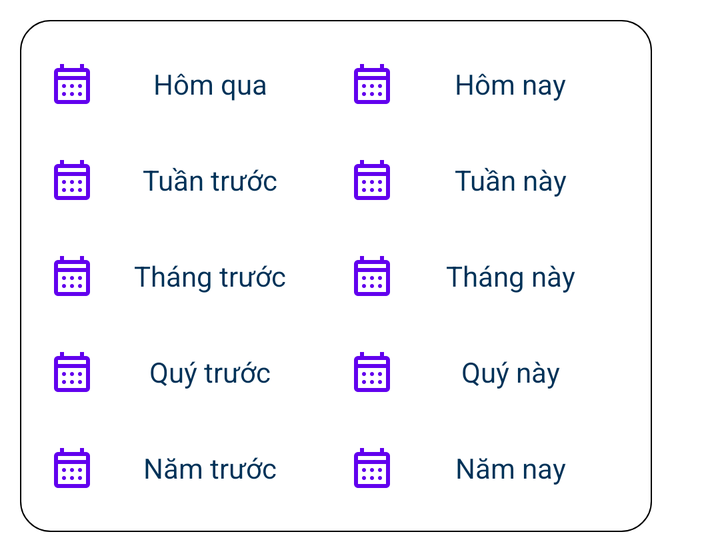
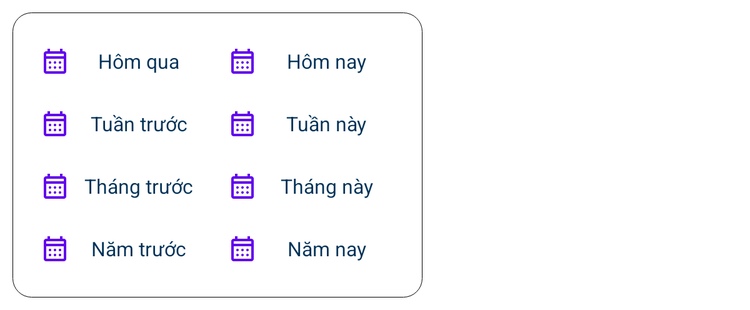

Compare how this app lays out the same screen by default and in its alternative resource folder. The renders come first, then the two layout files and the values they reference.
<!-- AndroidManifest.xml: fallback theme Theme.MaterialComponents.DayNight.NoActionBar -->
<!-- res/layout/inclay_base_picker_ngaytuanthang.xml -->
<?xml version="1.0" encoding="utf-8"?>
<LinearLayout xmlns:android="http://schemas.android.com/apk/res/android"
    xmlns:app="http://schemas.android.com/apk/res-auto"
    android:layout_width="wrap_content"
    android:layout_height="wrap_content"
    android:background="@drawable/bg_popup_menu2"
    android:orientation="vertical"
    android:padding="@dimen/Com_TribblePadding">

    <LinearLayout
        android:layout_width="match_parent"
        android:layout_height="wrap_content"
        android:orientation="horizontal">

        <com.google.android.material.textview.MaterialTextView
            android:id="@+id/Picker_MaterialTextView_HomQua"
            style="@style/TitleTextViewLight"
            android:layout_width="0dp"
            android:layout_height="match_parent"
            android:layout_weight="1"
            android:drawableStart="@drawable/ic_calendar_month"
            android:foreground="?attr/selectableItemBackground"
            android:gravity="center"
            android:maxLines="1"
            android:minWidth="150dp"
            android:minHeight="@dimen/Com_TouchMinHeight"
            android:stateListAnimator="@animator/lift_on_touch"
            android:text="@string/Com_Caption_HomTruoc"
            app:rippleColor="@color/MyRipColor" />

        <com.google.android.material.textview.MaterialTextView
            android:id="@+id/Picker_MaterialTextView_HomNay"
            style="@style/TitleTextViewLight"
            android:layout_width="0dp"
            android:layout_height="match_parent"
            android:layout_weight="1"
            android:drawableStart="@drawable/ic_calendar_month"
            android:foreground="?attr/selectableItemBackground"
            android:gravity="center"
            android:maxLines="1"
            android:minWidth="150dp"
            android:minHeight="@dimen/Com_TouchMinHeight"
            android:stateListAnimator="@animator/lift_on_touch"
            android:text="@string/Com_Caption_HomNay"
            app:rippleColor="@color/MyRipColor" />

    </LinearLayout>

    <LinearLayout
        android:layout_width="match_parent"
        android:layout_height="wrap_content"
        android:orientation="horizontal">

        <com.google.android.material.textview.MaterialTextView
            android:id="@+id/Picker_MaterialTextView_TuanTruoc"
            style="@style/TitleTextViewLight"
            android:layout_width="0dp"
            android:layout_height="match_parent"
            android:layout_weight="1"
            android:drawableStart="@drawable/ic_calendar_month"
            android:foreground="?attr/selectableItemBackground"
            android:gravity="center"
            android:maxLines="1"
            android:minWidth="150dp"
            android:minHeight="@dimen/Com_TouchMinHeight"
            android:stateListAnimator="@animator/lift_on_touch"
            android:text="@string/Com_Caption_TuanTruoc"
            app:rippleColor="@color/MyRipColor" />

        <com.google.android.material.textview.MaterialTextView
            android:id="@+id/Picker_MaterialTextView_TuanNay"
            style="@style/TitleTextViewLight"
            android:layout_width="0dp"
            android:layout_height="match_parent"
            android:layout_weight="1"
            android:drawableStart="@drawable/ic_calendar_month"
            android:foreground="?attr/selectableItemBackground"
            android:gravity="center"
            android:maxLines="1"
            android:minWidth="150dp"
            android:minHeight="@dimen/Com_TouchMinHeight"
            android:stateListAnimator="@animator/lift_on_touch"
            android:text="@string/Com_Caption_TuanNay"
            app:rippleColor="@color/MyRipColor" />

    </LinearLayout>

    <LinearLayout
        android:layout_width="match_parent"
        android:layout_height="wrap_content"
        android:orientation="horizontal">

        <com.google.android.material.textview.MaterialTextView
            android:id="@+id/Picker_MaterialTextView_ThangTruoc"
            style="@style/TitleTextViewLight"
            android:layout_width="0dp"
            android:layout_height="match_parent"
            android:layout_weight="1"
            android:drawableStart="@drawable/ic_calendar_month"
            android:foreground="?attr/selectableItemBackground"
            android:gravity="center"
            android:maxLines="1"
            android:minWidth="150dp"
            android:minHeight="@dimen/Com_TouchMinHeight"
            android:stateListAnimator="@animator/lift_on_touch"
            android:text="@string/Com_Caption_ThangTruoc"
            app:rippleColor="@color/MyRipColor" />

        <com.google.android.material.textview.MaterialTextView
            android:id="@+id/Picker_MaterialTextView_ThangNay"
            style="@style/TitleTextViewLight"
            android:layout_width="0dp"
            android:layout_height="match_parent"
            android:layout_weight="1"
            android:drawableStart="@drawable/ic_calendar_month"
            android:foreground="?attr/selectableItemBackground"
            android:gravity="center"
            android:maxLines="1"
            android:minWidth="150dp"
            android:minHeight="@dimen/Com_TouchMinHeight"
            android:stateListAnimator="@animator/lift_on_touch"
            android:text="@string/Com_Caption_ThangNay"
            app:rippleColor="@color/MyRipColor" />

    </LinearLayout>

    <LinearLayout
        android:layout_width="match_parent"
        android:layout_height="wrap_content"
        android:orientation="horizontal">

        <com.google.android.material.textview.MaterialTextView
            android:id="@+id/Picker_MaterialTextView_QuyTruoc"
            style="@style/TitleTextViewLight"
            android:layout_width="0dp"
            android:layout_height="match_parent"
            android:layout_weight="1"
            android:drawableStart="@drawable/ic_calendar_month"
            android:foreground="?attr/selectableItemBackground"
            android:gravity="center"
            android:maxLines="1"
            android:minWidth="150dp"
            android:minHeight="@dimen/Com_TouchMinHeight"
            android:stateListAnimator="@animator/lift_on_touch"
            android:text="@string/Com_Caption_QuyTruoc"
            app:rippleColor="@color/MyRipColor" />

        <com.google.android.material.textview.MaterialTextView
            android:id="@+id/Picker_MaterialTextView_QuyNay"
            style="@style/TitleTextViewLight"
            android:layout_width="0dp"
            android:layout_height="match_parent"
            android:layout_weight="1"
            android:drawableStart="@drawable/ic_calendar_month"
            android:foreground="?attr/selectableItemBackground"
            android:gravity="center"
            android:maxLines="1"
            android:minWidth="150dp"
            android:minHeight="@dimen/Com_TouchMinHeight"
            android:stateListAnimator="@animator/lift_on_touch"
            android:text="@string/Com_Caption_QuyNay"
            app:rippleColor="@color/MyRipColor" />

    </LinearLayout>

    <LinearLayout
        android:layout_width="match_parent"
        android:layout_height="wrap_content"
        android:orientation="horizontal">

        <com.google.android.material.textview.MaterialTextView
            android:id="@+id/Picker_MaterialTextView_NamTruoc"
            style="@style/TitleTextViewLight"
            android:layout_width="0dp"
            android:layout_height="match_parent"
            android:layout_weight="1"
            android:drawableStart="@drawable/ic_calendar_month"
            android:foreground="?attr/selectableItemBackground"
            android:gravity="center"
            android:maxLines="1"
            android:minWidth="150dp"
            android:minHeight="@dimen/Com_TouchMinHeight"
            android:stateListAnimator="@animator/lift_on_touch"
            android:text="@string/Com_Caption_NamTruoc"
            app:rippleColor="@color/MyRipColor" />

        <com.google.android.material.textview.MaterialTextView
            android:id="@+id/Picker_MaterialTextView_NamNay"
            style="@style/TitleTextViewLight"
            android:layout_width="0dp"
            android:layout_height="match_parent"
            android:layout_weight="1"
            android:drawableStart="@drawable/ic_calendar_month"
            android:foreground="?attr/selectableItemBackground"
            android:gravity="center"
            android:maxLines="1"
            android:minWidth="150dp"
            android:minHeight="@dimen/Com_TouchMinHeight"
            android:stateListAnimator="@animator/lift_on_touch"
            android:text="@string/Com_Caption_NamNay"
            app:rippleColor="@color/MyRipColor" />

    </LinearLayout>

</LinearLayout>
<!-- resources referenced by this layout -->
<resources>
  <color name="MyRipColor">#330027FA</color>
  <dimen name="Com_TouchMinHeight">48dp</dimen>
  <dimen name="Com_TribblePadding">18dp</dimen>
  <!-- drawable bg_popup_menu2 (drawable) -->
  <inset
      xmlns:android="http://schemas.android.com/apk/res/android"
          android:insetLeft="10dp"
          android:insetRight="10dp"
          android:insetTop="10dp"
          android:insetBottom="10dp"
      >
      <shape android:shape="rectangle">
          <solid android:color="?attr/colorOnPrimary" />
          <corners android:radius="15dp" />
          <stroke android:width="0.5dp"
              android:color="?attr/colorOnPrimaryFixed"/>
          <padding
              android:top="5dp"
              android:left="5dp"
              android:right="5dp"
              android:bottom="5dp" />
      </shape>
  </inset>
  <!-- drawable ic_calendar_month (drawable) -->
  <vector xmlns:android="http://schemas.android.com/apk/res/android"
      android:height="24dp"
      android:viewportHeight="960" android:viewportWidth="960" android:width="24dp">
        
      <path android:fillColor="?attr/colorPrimary" android:pathData="M200,880Q167,880 143.5,856.5Q120,833 120,800L120,240Q120,207 143.5,183.5Q167,160 200,160L240,160L240,80L320,80L320,160L640,160L640,80L720,80L720,160L760,160Q793,160 816.5,183.5Q840,207 840,240L840,800Q840,833 816.5,856.5Q793,880 760,880L200,880ZM200,800L760,800Q760,800 760,800Q760,800 760,800L760,400L200,400L200,800Q200,800 200,800Q200,800 200,800ZM200,320L760,320L760,240Q760,240 760,240Q760,240 760,240L200,240Q200,240 200,240Q200,240 200,240L200,320ZM200,320L200,240Q200,240 200,240Q200,240 200,240L200,240Q200,240 200,240Q200,240 200,240L200,320ZM480,560Q463,560 451.5,548.5Q440,537 440,520Q440,503 451.5,491.5Q463,480 480,480Q497,480 508.5,491.5Q520,503 520,520Q520,537 508.5,548.5Q497,560 480,560ZM291.5,548.5Q280,537 280,520Q280,503 291.5,491.5Q303,480 320,480Q337,480 348.5,491.5Q360,503 360,520Q360,537 348.5,548.5Q337,560 320,560Q303,560 291.5,548.5ZM640,560Q623,560 611.5,548.5Q600,537 600,520Q600,503 611.5,491.5Q623,480 640,480Q657,480 668.5,491.5Q680,503 680,520Q680,537 668.5,548.5Q657,560 640,560ZM480,720Q463,720 451.5,708.5Q440,697 440,680Q440,663 451.5,651.5Q463,640 480,640Q497,640 508.5,651.5Q520,663 520,680Q520,697 508.5,708.5Q497,720 480,720ZM291.5,708.5Q280,697 280,680Q280,663 291.5,651.5Q303,640 320,640Q337,640 348.5,651.5Q360,663 360,680Q360,697 348.5,708.5Q337,720 320,720Q303,720 291.5,708.5ZM640,720Q623,720 611.5,708.5Q600,697 600,680Q600,663 611.5,651.5Q623,640 640,640Q657,640 668.5,651.5Q680,663 680,680Q680,697 668.5,708.5Q657,720 640,720Z"/>
      
  </vector>
  <string name="Com_Caption_HomNay">Hôm nay</string>
  <string name="Com_Caption_HomTruoc">Hôm qua</string>
  <string name="Com_Caption_NamNay">Năm nay</string>
  <string name="Com_Caption_NamTruoc">Năm trước</string>
  <string name="Com_Caption_QuyNay">Quý này</string>
  <string name="Com_Caption_QuyTruoc">Quý trước</string>
  <string name="Com_Caption_ThangNay">Tháng này</string>
  <string name="Com_Caption_ThangTruoc">Tháng trước</string>
  <string name="Com_Caption_TuanNay">Tuần này</string>
  <string name="Com_Caption_TuanTruoc">Tuần trước</string>
  <style name="TitleTextViewLight" parent="TextAppearance.AppCompat">
          <item name="android:paddingStart">@dimen/Com_Padding</item>
          <item name="android:paddingEnd">@dimen/Com_Padding</item>
          <item name="android:textSize">@dimen/Com_HeaderFontSize</item>
          <item name="android:textColor">@color/md_theme_primary</item>
          
          
          
          
      </style>
  <dimen name="Com_Padding">6dp</dimen>
  <dimen name="Com_HeaderFontSize">14sp</dimen>
  <color name="md_theme_primary">#003258</color>
</resources>
<!-- res/layout-sw600dp/inclay_base_picker_ngaytuanthang.xml (the repository's variant of the layout above) -->
<!-- drawn on a 7-inch tablet held upright -->
<?xml version="1.0" encoding="utf-8"?>
<LinearLayout xmlns:android="http://schemas.android.com/apk/res/android"
    xmlns:app="http://schemas.android.com/apk/res-auto"
    android:layout_width="wrap_content"
    android:layout_height="wrap_content"
    android:background="@drawable/bg_popup_menu2"
    android:orientation="vertical"
    android:padding="@dimen/Com_TribblePadding">

    <LinearLayout
        android:layout_width="match_parent"
        android:layout_height="wrap_content"
        android:orientation="horizontal">

        <com.google.android.material.textview.MaterialTextView
            android:id="@+id/Picker_MaterialTextView_HomQua"
            style="@style/TitleTextViewLight"
            android:layout_width="0dp"
            android:layout_height="match_parent"
            android:layout_weight="1"
            android:drawableStart="@drawable/ic_calendar_month"
            android:foreground="?attr/selectableItemBackground"
            android:gravity="center"
            android:maxLines="1"
            android:minWidth="150dp"
            android:minHeight="@dimen/Com_TouchMinHeight"
            android:stateListAnimator="@animator/lift_on_touch"
            android:text="@string/Com_Caption_HomTruoc"
            app:rippleColor="@color/MyRipColor" />

        <com.google.android.material.textview.MaterialTextView
            android:id="@+id/Picker_MaterialTextView_HomNay"
            style="@style/TitleTextViewLight"
            android:layout_width="0dp"
            android:layout_height="match_parent"
            android:layout_weight="1"
            android:drawableStart="@drawable/ic_calendar_month"
            android:foreground="?attr/selectableItemBackground"
            android:gravity="center"
            android:maxLines="1"
            android:minWidth="150dp"
            android:minHeight="@dimen/Com_TouchMinHeight"
            android:stateListAnimator="@animator/lift_on_touch"
            android:text="@string/Com_Caption_HomNay"
            app:rippleColor="@color/MyRipColor" />

    </LinearLayout>

    <LinearLayout
        android:layout_width="match_parent"
        android:layout_height="wrap_content"
        android:orientation="horizontal">

        <com.google.android.material.textview.MaterialTextView
            android:id="@+id/Picker_MaterialTextView_TuanTruoc"
            style="@style/TitleTextViewLight"
            android:layout_width="0dp"
            android:layout_height="match_parent"
            android:layout_weight="1"
            android:drawableStart="@drawable/ic_calendar_month"
            android:foreground="?attr/selectableItemBackground"
            android:gravity="center"
            android:maxLines="1"
            android:minWidth="150dp"
            android:minHeight="@dimen/Com_TouchMinHeight"
            android:stateListAnimator="@animator/lift_on_touch"
            android:text="@string/Com_Caption_TuanTruoc"
            app:rippleColor="@color/MyRipColor" />

        <com.google.android.material.textview.MaterialTextView
            android:id="@+id/Picker_MaterialTextView_TuanNay"
            style="@style/TitleTextViewLight"
            android:layout_width="0dp"
            android:layout_height="match_parent"
            android:layout_weight="1"
            android:drawableStart="@drawable/ic_calendar_month"
            android:foreground="?attr/selectableItemBackground"
            android:gravity="center"
            android:maxLines="1"
            android:minWidth="150dp"
            android:minHeight="@dimen/Com_TouchMinHeight"
            android:stateListAnimator="@animator/lift_on_touch"
            android:text="@string/Com_Caption_TuanNay"
            app:rippleColor="@color/MyRipColor" />

    </LinearLayout>

    <LinearLayout
        android:layout_width="match_parent"
        android:layout_height="wrap_content"
        android:orientation="horizontal">

        <com.google.android.material.textview.MaterialTextView
            android:id="@+id/Picker_MaterialTextView_ThangTruoc"
            style="@style/TitleTextViewLight"
            android:layout_width="0dp"
            android:layout_height="match_parent"
            android:layout_weight="1"
            android:drawableStart="@drawable/ic_calendar_month"
            android:foreground="?attr/selectableItemBackground"
            android:gravity="center"
            android:maxLines="1"
            android:minWidth="150dp"
            android:minHeight="@dimen/Com_TouchMinHeight"
            android:stateListAnimator="@animator/lift_on_touch"
            android:text="@string/Com_Caption_ThangTruoc"
            app:rippleColor="@color/MyRipColor" />

        <com.google.android.material.textview.MaterialTextView
            android:id="@+id/Picker_MaterialTextView_ThangNay"
            style="@style/TitleTextViewLight"
            android:layout_width="0dp"
            android:layout_height="match_parent"
            android:layout_weight="1"
            android:drawableStart="@drawable/ic_calendar_month"
            android:foreground="?attr/selectableItemBackground"
            android:gravity="center"
            android:maxLines="1"
            android:minWidth="150dp"
            android:minHeight="@dimen/Com_TouchMinHeight"
            android:stateListAnimator="@animator/lift_on_touch"
            android:text="@string/Com_Caption_ThangNay"
            app:rippleColor="@color/MyRipColor" />

    </LinearLayout>

    <LinearLayout
        android:layout_width="match_parent"
        android:layout_height="wrap_content"
        android:orientation="horizontal">

        <com.google.android.material.textview.MaterialTextView
            android:id="@+id/Picker_MaterialTextView_NamTruoc"
            style="@style/TitleTextViewLight"
            android:layout_width="0dp"
            android:layout_height="match_parent"
            android:layout_weight="1"
            android:drawableStart="@drawable/ic_calendar_month"
            android:foreground="?attr/selectableItemBackground"
            android:gravity="center"
            android:maxLines="1"
            android:minWidth="150dp"
            android:minHeight="@dimen/Com_TouchMinHeight"
            android:stateListAnimator="@animator/lift_on_touch"
            android:text="@string/Com_Caption_NamTruoc"
            app:rippleColor="@color/MyRipColor" />

        <com.google.android.material.textview.MaterialTextView
            android:id="@+id/Picker_MaterialTextView_NamNay"
            style="@style/TitleTextViewLight"
            android:layout_width="0dp"
            android:layout_height="match_parent"
            android:layout_weight="1"
            android:drawableStart="@drawable/ic_calendar_month"
            android:foreground="?attr/selectableItemBackground"
            android:gravity="center"
            android:maxLines="1"
            android:minWidth="150dp"
            android:minHeight="@dimen/Com_TouchMinHeight"
            android:stateListAnimator="@animator/lift_on_touch"
            android:text="@string/Com_Caption_NamNay"
            app:rippleColor="@color/MyRipColor" />

    </LinearLayout>

</LinearLayout>
<!-- resources referenced by the variant -->
<!-- as a 7-inch tablet held upright resolves them -->
<resources>
  <color name="MyRipColor">#330027FA</color>
  <!-- from res/values-sw600dp/ -->
  <dimen name="Com_TouchMinHeight">50dp</dimen>
  <!-- from res/values-sw600dp/ -->
  <dimen name="Com_TribblePadding">24dp</dimen>
  <!-- drawable bg_popup_menu2 (drawable) -->
  <inset
      xmlns:android="http://schemas.android.com/apk/res/android"
          android:insetLeft="10dp"
          android:insetRight="10dp"
          android:insetTop="10dp"
          android:insetBottom="10dp"
      >
      <shape android:shape="rectangle">
          <solid android:color="?attr/colorOnPrimary" />
          <corners android:radius="15dp" />
          <stroke android:width="0.5dp"
              android:color="?attr/colorOnPrimaryFixed"/>
          <padding
              android:top="5dp"
              android:left="5dp"
              android:right="5dp"
              android:bottom="5dp" />
      </shape>
  </inset>
  <!-- drawable ic_calendar_month (drawable) -->
  <vector xmlns:android="http://schemas.android.com/apk/res/android"
      android:height="24dp"
      android:viewportHeight="960" android:viewportWidth="960" android:width="24dp">
        
      <path android:fillColor="?attr/colorPrimary" android:pathData="M200,880Q167,880 143.5,856.5Q120,833 120,800L120,240Q120,207 143.5,183.5Q167,160 200,160L240,160L240,80L320,80L320,160L640,160L640,80L720,80L720,160L760,160Q793,160 816.5,183.5Q840,207 840,240L840,800Q840,833 816.5,856.5Q793,880 760,880L200,880ZM200,800L760,800Q760,800 760,800Q760,800 760,800L760,400L200,400L200,800Q200,800 200,800Q200,800 200,800ZM200,320L760,320L760,240Q760,240 760,240Q760,240 760,240L200,240Q200,240 200,240Q200,240 200,240L200,320ZM200,320L200,240Q200,240 200,240Q200,240 200,240L200,240Q200,240 200,240Q200,240 200,240L200,320ZM480,560Q463,560 451.5,548.5Q440,537 440,520Q440,503 451.5,491.5Q463,480 480,480Q497,480 508.5,491.5Q520,503 520,520Q520,537 508.5,548.5Q497,560 480,560ZM291.5,548.5Q280,537 280,520Q280,503 291.5,491.5Q303,480 320,480Q337,480 348.5,491.5Q360,503 360,520Q360,537 348.5,548.5Q337,560 320,560Q303,560 291.5,548.5ZM640,560Q623,560 611.5,548.5Q600,537 600,520Q600,503 611.5,491.5Q623,480 640,480Q657,480 668.5,491.5Q680,503 680,520Q680,537 668.5,548.5Q657,560 640,560ZM480,720Q463,720 451.5,708.5Q440,697 440,680Q440,663 451.5,651.5Q463,640 480,640Q497,640 508.5,651.5Q520,663 520,680Q520,697 508.5,708.5Q497,720 480,720ZM291.5,708.5Q280,697 280,680Q280,663 291.5,651.5Q303,640 320,640Q337,640 348.5,651.5Q360,663 360,680Q360,697 348.5,708.5Q337,720 320,720Q303,720 291.5,708.5ZM640,720Q623,720 611.5,708.5Q600,697 600,680Q600,663 611.5,651.5Q623,640 640,640Q657,640 668.5,651.5Q680,663 680,680Q680,697 668.5,708.5Q657,720 640,720Z"/>
      
  </vector>
  <string name="Com_Caption_HomNay">Hôm nay</string>
  <string name="Com_Caption_HomTruoc">Hôm qua</string>
  <string name="Com_Caption_NamNay">Năm nay</string>
  <string name="Com_Caption_NamTruoc">Năm trước</string>
  <string name="Com_Caption_ThangNay">Tháng này</string>
  <string name="Com_Caption_ThangTruoc">Tháng trước</string>
  <string name="Com_Caption_TuanNay">Tuần này</string>
  <string name="Com_Caption_TuanTruoc">Tuần trước</string>
  <style name="TitleTextViewLight" parent="TextAppearance.AppCompat">
          <item name="android:paddingStart">@dimen/Com_Padding</item>
          <item name="android:paddingEnd">@dimen/Com_Padding</item>
          <item name="android:textSize">@dimen/Com_HeaderFontSize</item>
          <item name="android:textColor">@color/md_theme_primary</item>
          
          
          
          
      </style>
  <!-- from res/values-sw600dp/ -->
  <dimen name="Com_Padding">8dp</dimen>
  <!-- from res/values-sw600dp/ -->
  <dimen name="Com_HeaderFontSize">16sp</dimen>
  <color name="md_theme_primary">#003258</color>
</resources>
